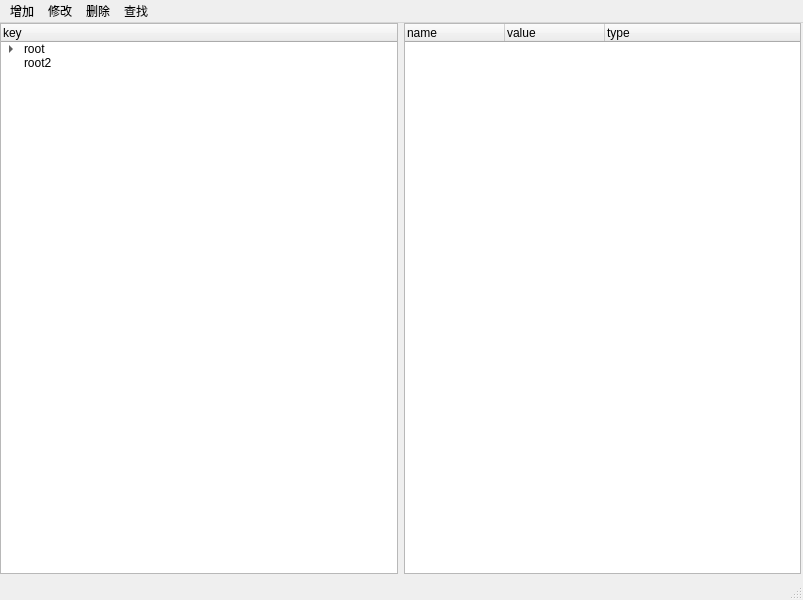
<?xml version="1.0" encoding="UTF-8"?>
<ui version="4.0">
 <class>MainWindow</class>
 <widget class="QMainWindow" name="MainWindow">
  <property name="geometry">
   <rect>
    <x>0</x>
    <y>0</y>
    <width>803</width>
    <height>600</height>
   </rect>
  </property>
  <property name="windowTitle">
   <string>Yiitao_UI2</string>
  </property>
  <widget class="QWidget" name="centralwidget">
   <widget class="QWidget" name="horizontalLayoutWidget">
    <property name="geometry">
     <rect>
      <x>0</x>
      <y>0</y>
      <width>801</width>
      <height>551</height>
     </rect>
    </property>
    <layout class="QHBoxLayout" name="horizontalLayout">
     <item>
      <widget class="QTreeWidget" name="treeWidget">
       <column>
        <property name="text">
         <string>key</string>
        </property>
       </column>
       <item>
        <property name="text">
         <string>root</string>
        </property>
        <item>
         <property name="text">
          <string>chilid1</string>
         </property>
         <item>
          <property name="text">
           <string>child2</string>
          </property>
         </item>
        </item>
       </item>
       <item>
        <property name="text">
         <string>root2</string>
        </property>
       </item>
      </widget>
     </item>
     <item>
      <widget class="QTreeWidget" name="treeWidget_2">
       <column>
        <property name="text">
         <string>name</string>
        </property>
       </column>
       <column>
        <property name="text">
         <string>value</string>
        </property>
       </column>
       <column>
        <property name="text">
         <string>type</string>
        </property>
       </column>
      </widget>
     </item>
    </layout>
   </widget>
  </widget>
  <widget class="QMenuBar" name="menubar">
   <property name="geometry">
    <rect>
     <x>0</x>
     <y>0</y>
     <width>803</width>
     <height>26</height>
    </rect>
   </property>
   <widget class="QMenu" name="menu">
    <property name="title">
     <string>增加</string>
    </property>
   </widget>
   <widget class="QMenu" name="menu_2">
    <property name="title">
     <string>修改</string>
    </property>
   </widget>
   <widget class="QMenu" name="menu_3">
    <property name="title">
     <string>删除</string>
    </property>
   </widget>
   <widget class="QMenu" name="menu_4">
    <property name="title">
     <string>查找</string>
    </property>
   </widget>
   <addaction name="menu"/>
   <addaction name="menu_2"/>
   <addaction name="menu_3"/>
   <addaction name="menu_4"/>
  </widget>
  <widget class="QStatusBar" name="statusbar"/>
 </widget>
 <resources/>
 <connections/>
</ui>
